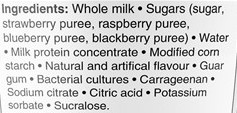
#> input picture image_render/test_image.jpg, 237 x 113 px
$ python image_improvement.py
#> lines starting #> are read from the running program, lines starting #| are printed output that depends on the picture
from PIL import Image
from PIL import ImageEnhance

#load image
img_path = 'test_image.jpg'
img = Image.open(img_path)
#> img is the input picture: PIL image 237x113 RGB; min 0, max 255, mean 208.4

#converting to grayscale
img = img.convert('L')
#> img: PIL image 237x113 L

#Contrast Enhancing
enhancer = ImageEnhance.Contrast(img)
img = enhancer.enhance(2)
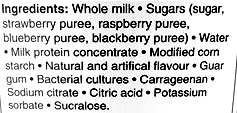
#> img: PIL image 237x113 L; min 0, max 255, mean 204.4

#Improving resolution
new_size = (img.width*2, img.height*2)
#> new_size = (474, 226)
img = img.resize(new_size, Image.LANCZOS)
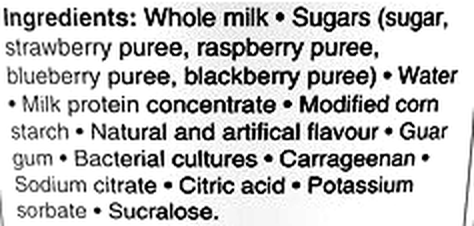
#> img: PIL image 474x226 L; min 0, max 255, mean 203.4

#Sharpening the image
sharpness_enhancer = ImageEnhance.Sharpness(img)
img = sharpness_enhancer.enhance(0.1)
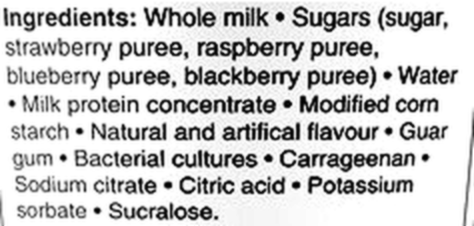
#> img: PIL image 474x226 L; min 0, max 255, mean 203.1

img.save('processed_test_image6.jpg')
